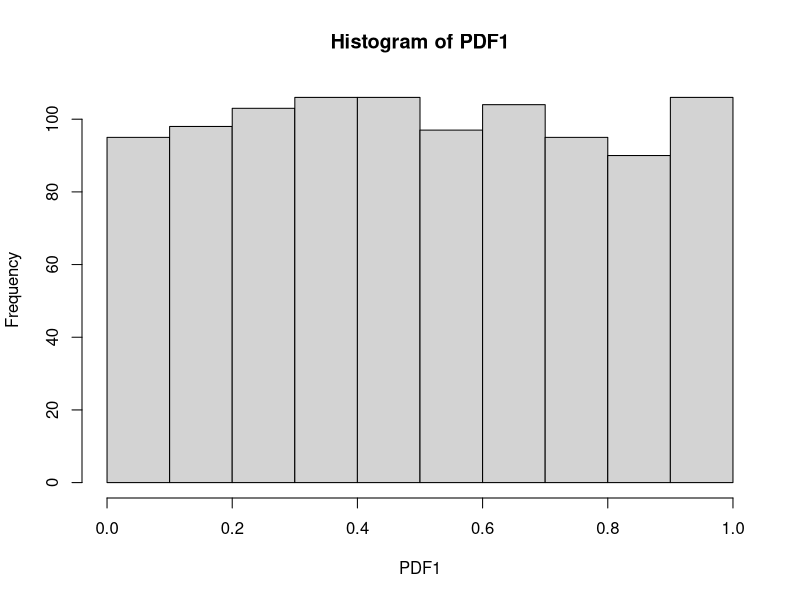
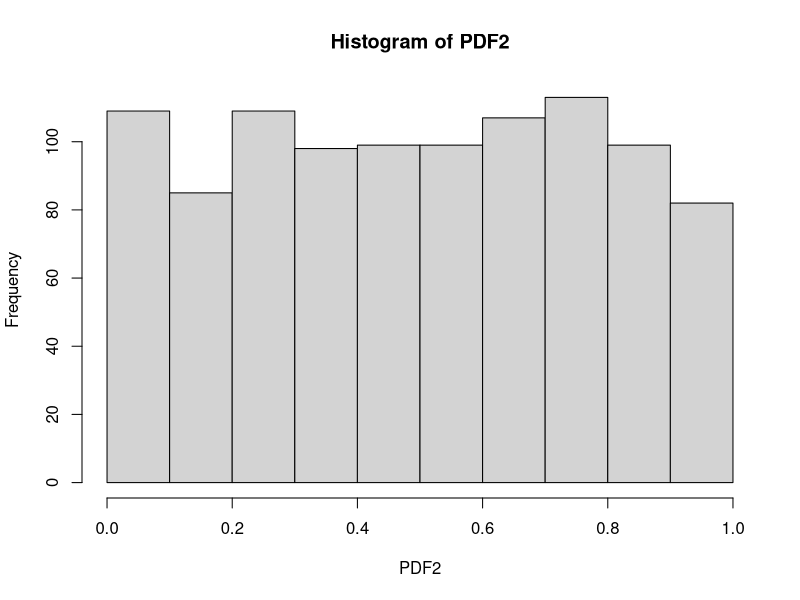
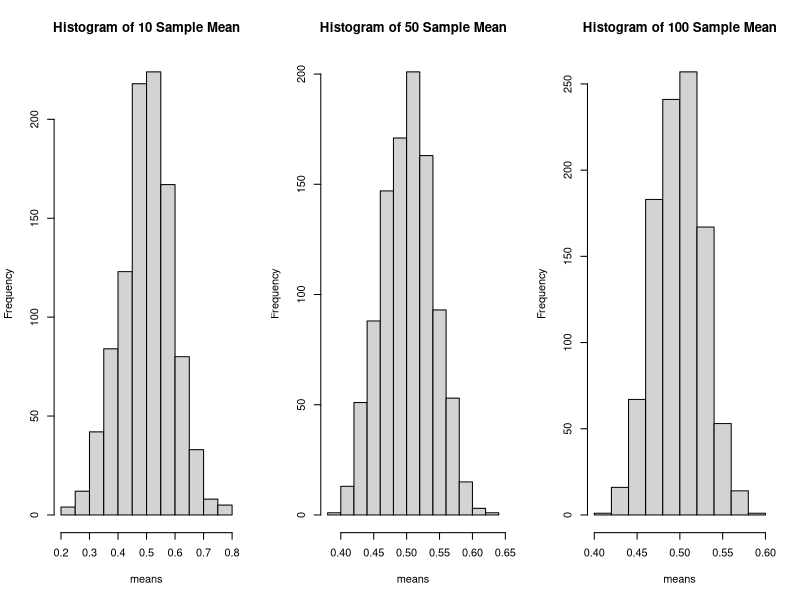
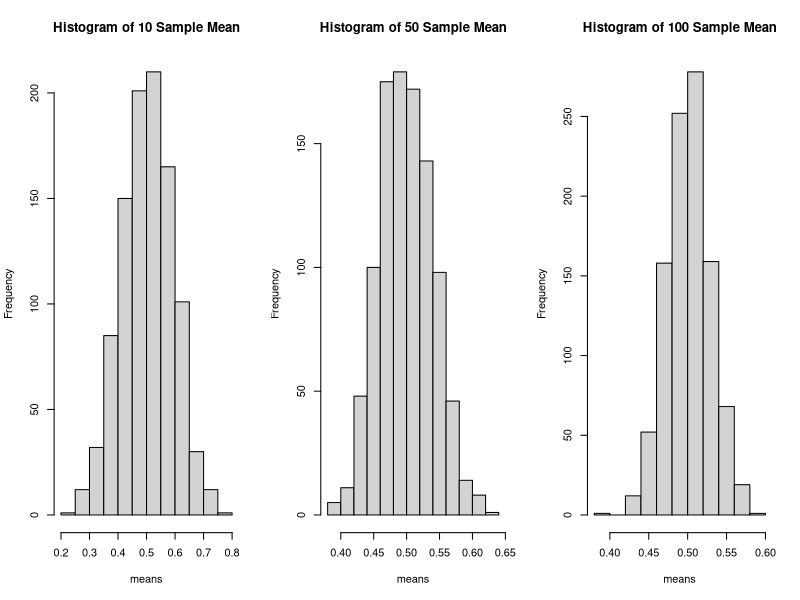

Recreate these plots in R, in order.
## ---- chunk 1
random_variable1 <- function()
{
  x <- runif(1, 0, 2)
  if (x <= 1)
  {
    return (x)
  }
  else
  {
    return (2 - x)
  }
}

random_variable1()
## ---- chunk 2
random_variable2 <- function()
{
  x <- runif(1, 0, 2)
  if (x <= 1)
  {
    return (1 - x)
  }
  else
  {
    return (x - 1)
  }
}

random_variable2()
## ---- chunk 3
PDF1 <- vector()
PDF2 <- vector()

for (i in 1:1000)
{
  PDF1 <- append(PDF1, random_variable1())
  PDF2 <- append(PDF2, random_variable2())
}

hist(PDF1)
hist(PDF2)
## ---- chunk 4
sampling_distribution <- function(n, fx)
{
  means <- numeric(1000)
  for (i in 1:1000)
  {
    PDF <- vector()
    for (j in 1:n)
    {
      PDF <- append(PDF, fx())
    }
    means[i] <- mean(PDF)
  }
  hist(means, main = (paste("Histogram of",  toString(n), "Sample Mean")))
}
## ---- chunk 5
par(mfrow = c(1,3))
sampling_distribution(10, random_variable1)
sampling_distribution(50, random_variable1)
sampling_distribution(100, random_variable1)


sampling_distribution(10, random_variable2)
sampling_distribution(50, random_variable2)
sampling_distribution(100, random_variable2)
